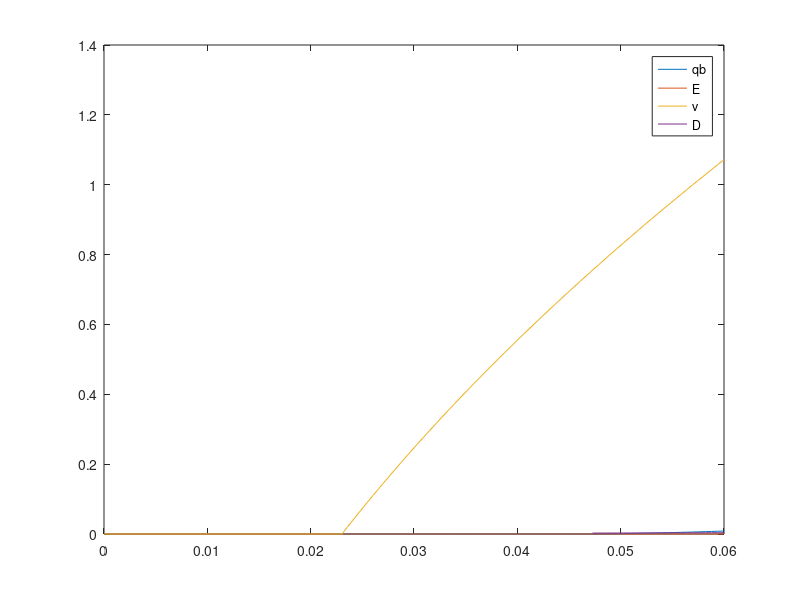
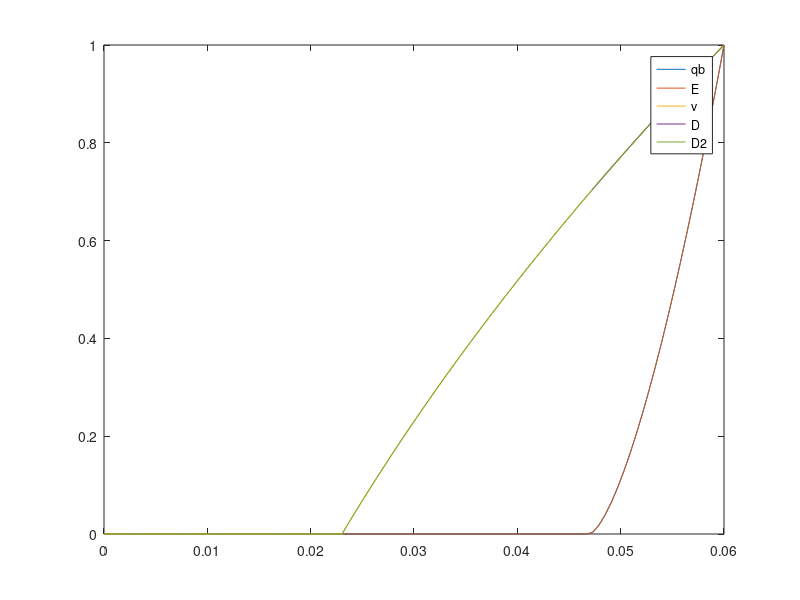
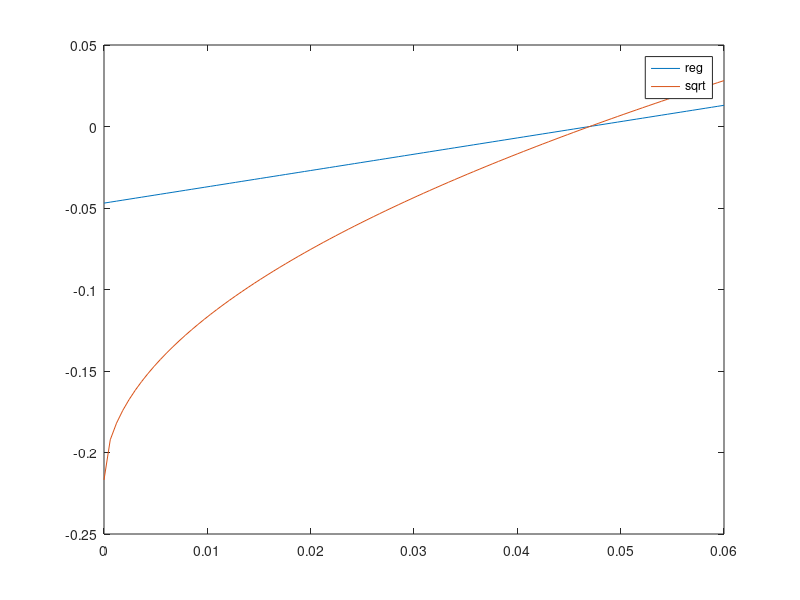

Source code (MATLAB) for these figures, in order:
clear

%%
nx=100;
thetak=linspace(0,0.06,nx);

a_q=5.7;
b_q=1.5;

a_E=0.0199;
b_E=1.5;

a_vpk=11.5;
b_vpk=0.7;

theta_c=0.047;
xik=1;

nf=1;

%% direct

f1=thetak-xik.*theta_c;
f2=sqrt(thetak)-sqrt(xik.*theta_c);

no_trans_idx=thetak-xik.*theta_c<0; %indexes of fractions below threshold ; boolean [nx,nf]
qbk_st=a_q.*(thetak-xik.*theta_c).^b_q; %MPM relation
qbk_st(no_trans_idx)=0; %the transport capacity of those fractions below threshold is 0

no_E_idx=thetak-xik.*theta_c<0; %indexes of fractions below threshold ; boolean [nx,nf]
Ek_st=a_E.*(thetak-xik.*theta_c).^b_E;
Ek_st(no_E_idx)=0; %the transport capacity of those fractions below threshold is 0

no_vpk_idx=sqrt(thetak)-b_vpk.*xik.*sqrt(theta_c)<0; %indexes of fractions below threshold ; boolean [nx,nf]
vpk_st=a_vpk.*(sqrt(thetak)-b_vpk.*xik.*sqrt(theta_c));
vpk_st(no_vpk_idx)=0; %the transport capacity of those fractions below threshold is 0

Dk_st=Ek_st.*vpk_st./qbk_st; 

Dk_st_2=a_E.*(thetak-xik.*theta_c).^b_E.*a_vpk.*(sqrt(thetak)-b_vpk.*xik.*sqrt(theta_c))./(a_q.*(thetak-xik.*theta_c).^b_q);
Dk_st_2(no_vpk_idx)=0;

%% scaled

qbk_sc=qbk_st/max(qbk_st);
Ek_sc=Ek_st/max(Ek_st);
vpk_sc=vpk_st/max(vpk_st);
Dk_sc=Dk_st/max(Dk_st);
Dk_2_sc=Dk_st_2/max(Dk_st_2);

%% PLOT

%% normal
figure
plot(thetak,[qbk_st',Ek_st',vpk_st',Dk_st'])
legend('qb','E','v','D')

%% scaled
figure
plot(thetak,[qbk_sc',Ek_sc',vpk_sc',Dk_sc',Dk_2_sc'])
legend('qb','E','v','D','D2')

%% 

figure
plot(thetak,[f1',f2'])
legend('reg','sqrt')
